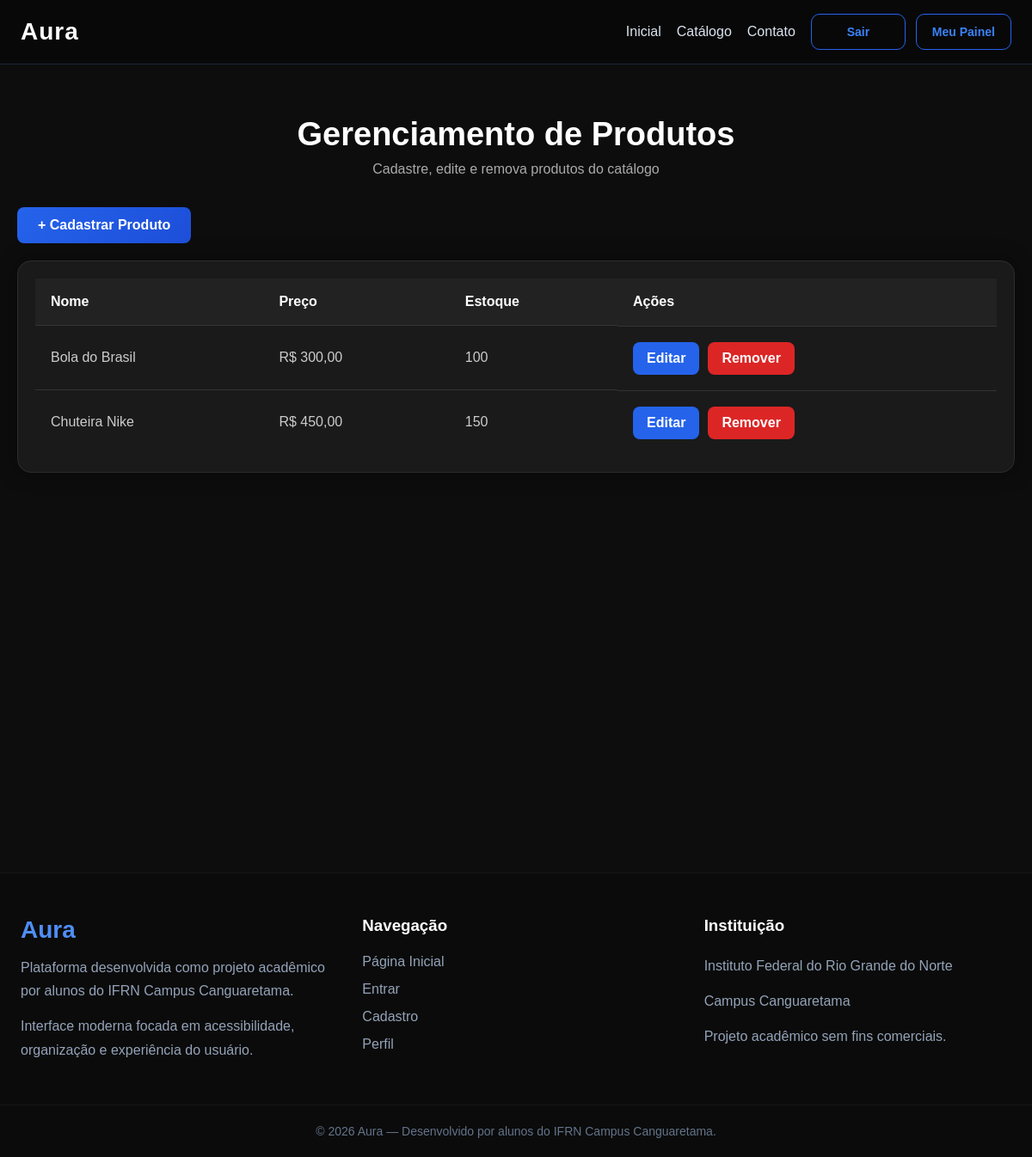
The app's page /produtos/ (signed in), older data.
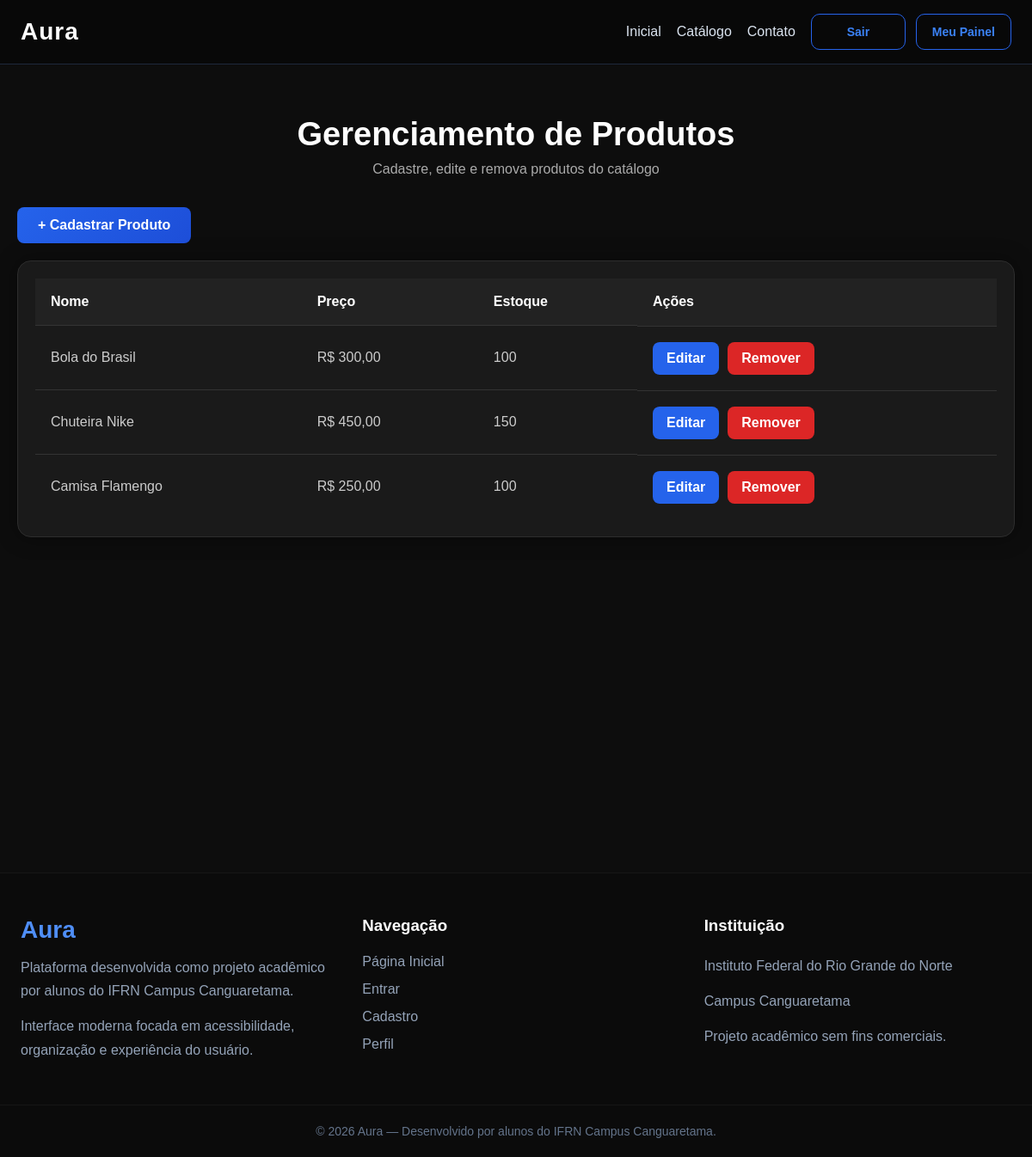
The same page, newer data.
### core/models.py (models this page shows, shortened)
class Produto(models.Model):
    nome = models.CharField("Nome", max_length=120)
    descricao = models.TextField("Descrição")
    preco = models.DecimalField("Preço", max_digits=10, decimal_places=2)
    estoque = models.IntegerField("Estoque")
    imagem = models.ImageField(
        "Imagem",
        upload_to="produtos/",
        null=True,
        blank=True
    )

### core/views.py (the view)
# urls.py: path('produtos/', produtos, name='produtos'),
@login_required
def produtos(request):
    produtos = Produto.objects.all()
    return render(request, 'privado/produtos.html', {'produtos': produtos})

### core/templates/privado/produtos.html (shortened to what this page needs)
{% extends 'base.html' %}
{% load static %}
{% block estilo %}
<link rel="stylesheet" href="{% static 'assets/css/painel.css' %}" />
{% endblock %}
{% block conteudo %}
<main class="painel-container">
  <div class="painel-header">
    <h1>Gerenciamento de Produtos</h1>
    <p>Cadastre, edite e remova produtos do catálogo</p>
  </div>
  <a href="{% url 'add_produtos' %}" class="btn-submit" style="display:inline-block; width:auto; padding: 12px 24px; margin-bottom: 20px;">
    + Cadastrar Produto
  </a>
  <div class="tabela-container">
    <table>
      <thead>
        <tr>
          <th>Nome</th>
          <th>Preço</th>
          <th>Estoque</th>
          <th>Ações</th>
        </tr>
      </thead>
      <tbody>
        {% for produto in produtos %}
        <tr>
          <td>{{ produto.nome }}</td>
          <td>R$ {{ produto.preco }}</td>
          <td>{{ produto.estoque }}</td>
          <td class="acoes">
            <a href="{% url 'produto_editar' produto.id %}" class="btn-editar">Editar</a>
            <a href="{% url 'produto_delete' produto.id %}" class="btn-remover">Remover</a>
          </td>
        </tr>
        {% endfor %}
      </tbody>
    </table>
  </div>
</main>
{% endblock %}

Row changes from the older to the newer data that the page shows:
added Produto: nome "Camisa Flamengo", preco "250,00", estoque "100"
